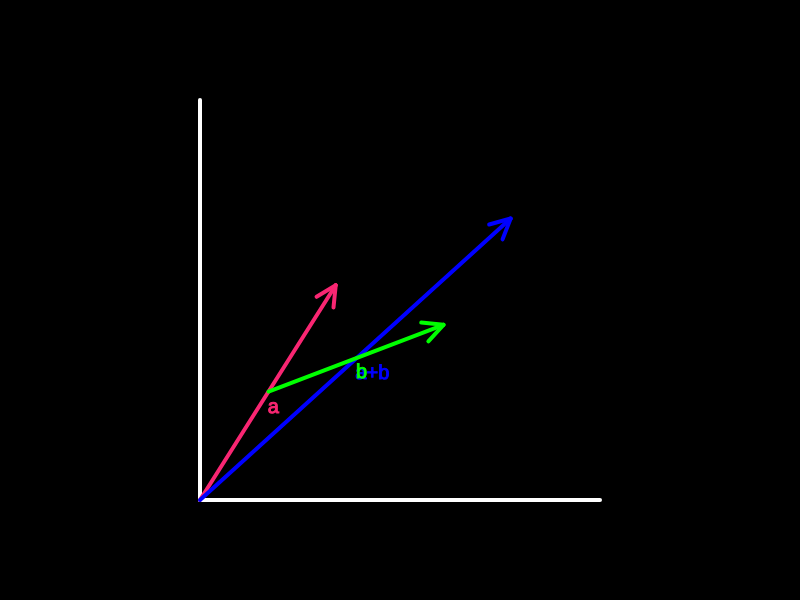
Frame 1 (no input)
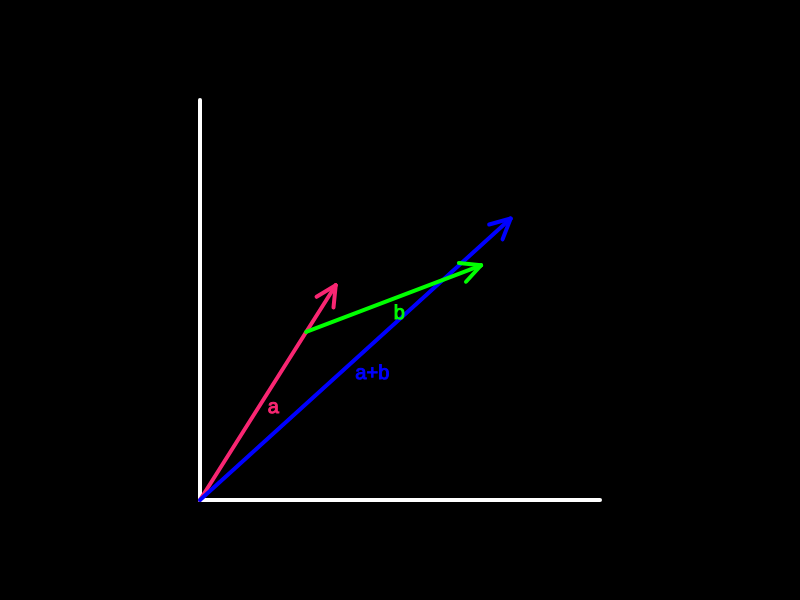
Frame 60 (no input)
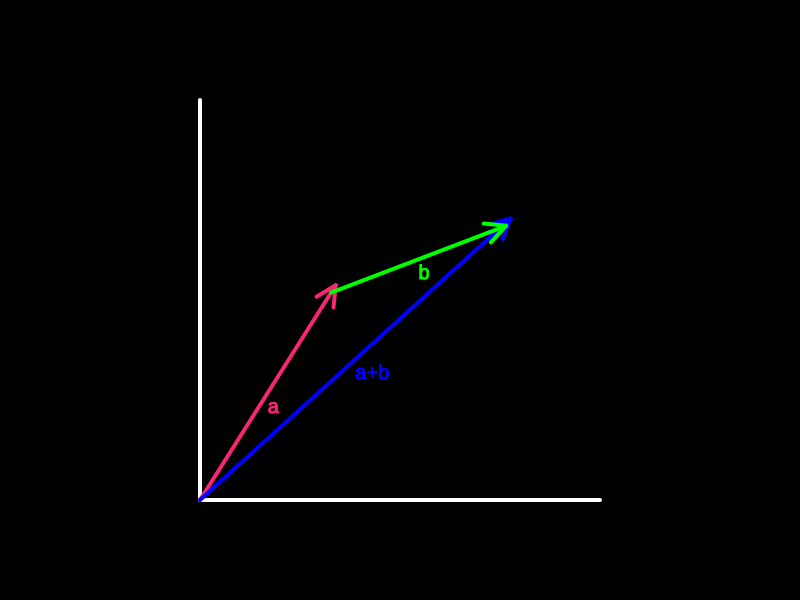
Frame 120 (the mouse pressed at the canvas centre since frame 60)

The p5.js sketch that drew these frames (run headless with seeded random() and noise() and a simulated clock; from frame 60 on, the mouse is pressed at the canvas centre):

// p5.js sketch
// ── sketch.js
let origin
let v1
let v2
let v3

function setup() {
  createCanvas(800, 600)
  origin = createVector(200, 500)

  const x1 = random(100, 150)
  const y1 = random(x1*2, 200)
  const x2 = random(100, 200)
  const y2 = random(20, x2-20)
  v1 = createVector(x1, -y1)
  v2 = createVector(x2, -y2)
  v3 = p5.Vector.add(v1, v2)
}

function draw() {
  background(0)
  translate(origin)
  stroke(255)
  strokeWeight(4)
  line(0, 0, 400, 0)
  line(0, 0, 0, -400)

  drawVector(v1, { label: 'a' })
  drawVector(v3, { label: 'a+b', color: {r: 0, g: 0, b: 255} })

  let movement = v1.copy()
  movement.setMag(movement.mag()*(0.5+Math.sin(frameCount/100)/2))

  drawVector(v2, {origin: movement, label: 'b', color: {r: 0, g: 255, b: 0} })
}

function drawVector(v, options) {
  if (options && options.origin) {
    translate(options.origin)
  }
  if (options && options.axis) {
    fill(255)
    strokeWeight(2)
    linedash(v.x, v.y, v.x, 0, [5, 5])
    linedash(v.x, v.y, 0, v.y, [5, 5])
    strokeWeight(1)
    textSize(18)
    text(`x: ${Math.round(v.x)}`, v.x - 20, 20)
    text(`y: ${Math.round(-v.y)}`, -80, v.y + 10)
  }

  stroke(249, 38, 114)
  fill(249, 38, 114)
  if(options.color) {
    stroke(options.color.r, options.color.g, options.color.b)
    fill(options.color.r, options.color.g, options.color.b)
  }

  if (options && options.label) {
    strokeWeight(1)
    textSize(20)
    const labelPosition = v.copy().setMag(v.mag()*0.5)
    text(options.label, labelPosition.x, labelPosition.y+20)
  }

  strokeWeight(4)
  line(0, 0, v.x, v.y)
  push()
  translate(v.x, v.y)
  rotate(v.heading() + PI / 2)
  line(0, 0, 10, 20)
  line(0, 0, -10, 20)
  pop()
}

function linedash(x1, y1, x2, y2, list) {
  drawingContext.setLineDash(list)
  line(x1, y1, x2, y2)
  drawingContext.setLineDash([])
}
